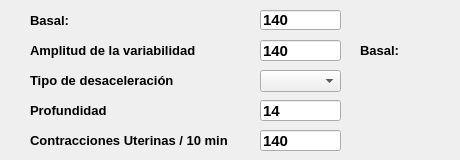
   <widget class="QWidget" name="tab_s4">
    <attribute name="title">
     <string>Condición Final</string>
    </attribute>
    <widget class="QLabel" name="label_s4_4">
     <property name="geometry">
      <rect>
       <x>30</x>
       <y>40</y>
       <width>191</width>
       <height>21</height>
      </rect>
     </property>
     <property name="font">
      <font>
       <pointsize>12</pointsize>
       <weight>50</weight>
       <bold>false</bold>
      </font>
     </property>
     <property name="text">
      <string>&lt;html&gt;&lt;head/&gt;&lt;body&gt;&lt;p&gt;&lt;span style=&quot; font-size:10pt; font-weight:600;&quot;&gt;Amplitud de la variabilidad&lt;/span&gt;&lt;/p&gt;&lt;/body&gt;&lt;/html&gt;</string>
     </property>
    </widget>
    <widget class="QLineEdit" name="lineEdit_s4_4">
     <property name="geometry">
      <rect>
       <x>260</x>
       <y>40</y>
       <width>81</width>
       <height>21</height>
      </rect>
     </property>
     <property name="font">
      <font>
       <pointsize>11</pointsize>
       <weight>75</weight>
       <bold>true</bold>
      </font>
     </property>
     <property name="text">
      <string>140</string>
     </property>
    </widget>
    <widget class="QLabel" name="label_s3_3">
     <property name="geometry">
      <rect>
       <x>30</x>
       <y>10</y>
       <width>91</width>
       <height>21</height>
      </rect>
     </property>
     <property name="font">
      <font>
       <pointsize>12</pointsize>
       <weight>50</weight>
       <bold>false</bold>
      </font>
     </property>
     <property name="text">
      <string>&lt;html&gt;&lt;head/&gt;&lt;body&gt;&lt;p&gt;&lt;span style=&quot; font-size:10pt; font-weight:600;&quot;&gt;Basal:&lt;/span&gt;&lt;/p&gt;&lt;/body&gt;&lt;/html&gt;</string>
     </property>
    </widget>
    <widget class="QLabel" name="label_s5_3">
     <property name="geometry">
      <rect>
       <x>360</x>
       <y>40</y>
       <width>91</width>
       <height>21</height>
      </rect>
     </property>
     <property name="font">
      <font>
       <pointsize>12</pointsize>
       <weight>50</weight>
       <bold>false</bold>
      </font>
     </property>
     <property name="text">
      <string>&lt;html&gt;&lt;head/&gt;&lt;body&gt;&lt;p&gt;&lt;span style=&quot; font-size:10pt; font-weight:600;&quot;&gt;Basal:&lt;/span&gt;&lt;/p&gt;&lt;/body&gt;&lt;/html&gt;</string>
     </property>
    </widget>
    <widget class="QLineEdit" name="lineEdit_s3_3">
     <property name="geometry">
      <rect>
       <x>260</x>
       <y>10</y>
       <width>81</width>
       <height>20</height>
      </rect>
     </property>
     <property name="font">
      <font>
       <pointsize>11</pointsize>
       <weight>75</weight>
       <bold>true</bold>
      </font>
     </property>
     <property name="text">
      <string>140</string>
     </property>
    </widget>
    <widget class="QLabel" name="label_s4_5">
     <property name="geometry">
      <rect>
       <x>30</x>
       <y>70</y>
       <width>191</width>
       <height>21</height>
      </rect>
     </property>
     <property name="font">
      <font>
       <pointsize>12</pointsize>
       <weight>50</weight>
       <bold>false</bold>
      </font>
     </property>
     <property name="text">
      <string>&lt;html&gt;&lt;head/&gt;&lt;body&gt;&lt;p&gt;&lt;span style=&quot; font-size:10pt; font-weight:600;&quot;&gt;Tipo de desaceleración&lt;/span&gt;&lt;/p&gt;&lt;/body&gt;&lt;/html&gt;</string>
     </property>
    </widget>
    <widget class="QComboBox" name="comboBox">
     <property name="geometry">
      <rect>
       <x>260</x>
       <y>70</y>
       <width>81</width>
       <height>22</height>
      </rect>
     </property>
    </widget>
    <widget class="QLabel" name="label_s4_6">
     <property name="geometry">
      <rect>
       <x>30</x>
       <y>100</y>
       <width>191</width>
       <height>21</height>
      </rect>
     </property>
     <property name="font">
      <font>
       <pointsize>12</pointsize>
       <weight>50</weight>
       <bold>false</bold>
      </font>
     </property>
     <property name="text">
      <string>&lt;html&gt;&lt;head/&gt;&lt;body&gt;&lt;p&gt;&lt;span style=&quot; font-size:10pt; font-weight:600;&quot;&gt;Profundidad&lt;/span&gt;&lt;/p&gt;&lt;/body&gt;&lt;/html&gt;</string>
     </property>
    </widget>
    <widget class="QLineEdit" name="lineEdit_s4_5">
     <property name="geometry">
      <rect>
       <x>260</x>
       <y>100</y>
       <width>81</width>
       <height>21</height>
      </rect>
     </property>
     <property name="font">
      <font>
       <pointsize>11</pointsize>
       <weight>75</weight>
       <bold>true</bold>
      </font>
     </property>
     <property name="text">
      <string>14</string>
     </property>
    </widget>
    <widget class="QLabel" name="label_s4_7">
     <property name="geometry">
      <rect>
       <x>30</x>
       <y>130</y>
       <width>211</width>
       <height>21</height>
      </rect>
     </property>
     <property name="font">
      <font>
       <pointsize>12</pointsize>
       <weight>50</weight>
       <bold>false</bold>
      </font>
     </property>
     <property name="text">
      <string>&lt;html&gt;&lt;head/&gt;&lt;body&gt;&lt;p&gt;&lt;span style=&quot; font-size:10pt; font-weight:600;&quot;&gt;Contracciones Uterinas / 10 min&lt;/span&gt;&lt;/p&gt;&lt;/body&gt;&lt;/html&gt;</string>
     </property>
    </widget>
    <widget class="QLineEdit" name="lineEdit_s4_6">
     <property name="geometry">
      <rect>
       <x>260</x>
       <y>130</y>
       <width>81</width>
       <height>21</height>
      </rect>
     </property>
     <property name="font">
      <font>
       <pointsize>11</pointsize>
       <weight>75</weight>
       <bold>true</bold>
      </font>
     </property>
     <property name="text">
      <string>140</string>
     </property>
    </widget>
   </widget>
